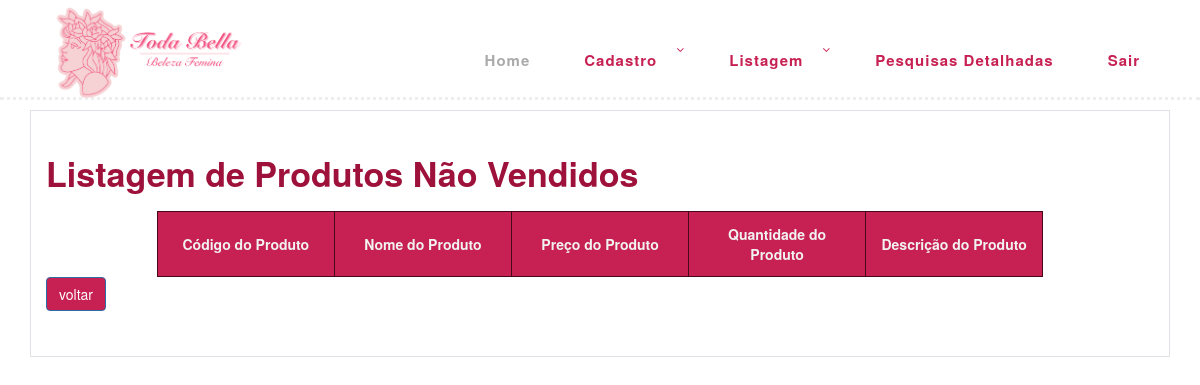
Page /select_ProdutosN.php on the earlier database version.
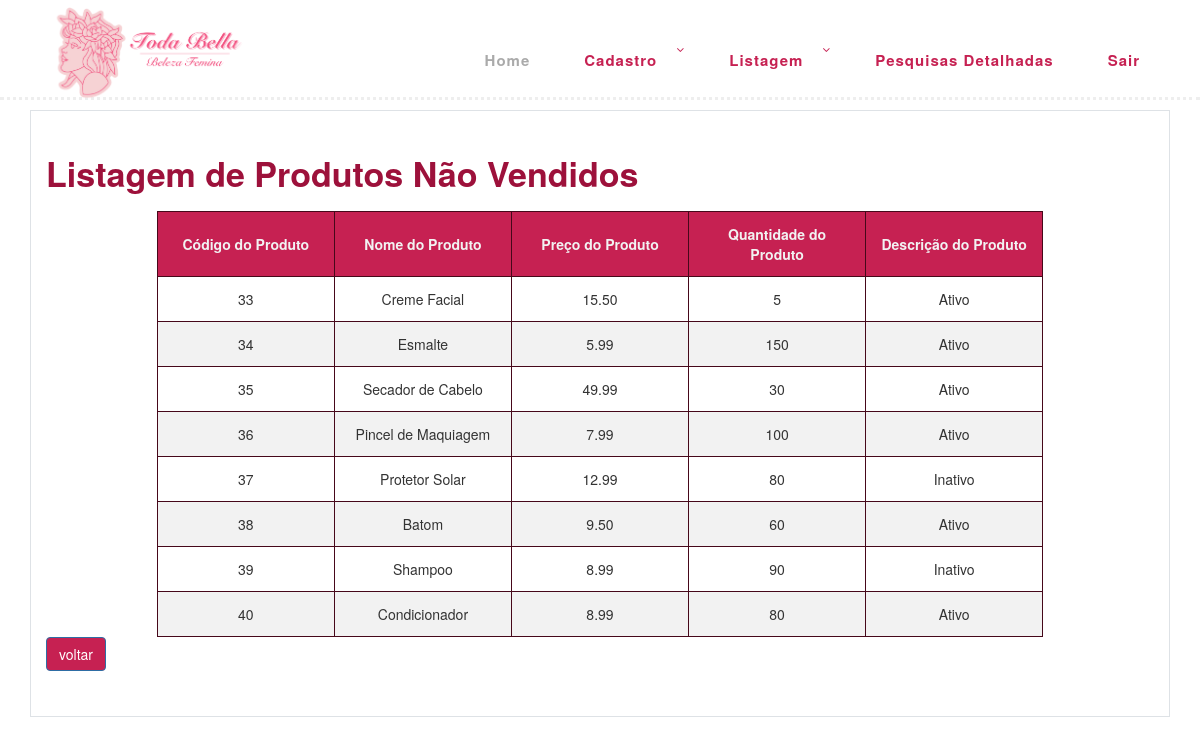
Same page on the later database version.
### tables this page shows
CREATE TABLE
    Produto (
        CodigoProduto INT NOT NULL AUTO_INCREMENT,
        NomeProduto VARCHAR(60) NOT NULL,
        SituacaoProduto ENUM ('Ativo', 'Inativo') NOT NULL,
        PrecoUnitario DECIMAL(10, 2) NOT NULL,
        QuantidadeEstoque INT NOT NULL,
        PRIMARY KEY (CodigoProduto)
    );

### DAO/ProdutoDAO.php (called while the page is built, shortened)
<?php
include_once 'conexao/conexao.php';
class ProdutoDAO
{
    public static function listarProdutosNaoVendidos()
    {
        try {
            $conexao = Conexao::getInstance();
            $sql = "SELECT Produto.NomeProduto, Produto.CodigoProduto, Produto.PrecoUnitario, Produto.QuantidadeEstoque 	, Produto.SituacaoProduto
            FROM Produto
            LEFT JOIN ItemNotaFiscal ON Produto.CodigoProduto = ItemNotaFiscal.CodigoProduto
            WHERE ItemNotaFiscal.CodigoProduto IS NULL";
            $stmt = $conexao->query($sql);
            return $stmt->fetchAll(PDO::FETCH_ASSOC);
        } catch (PDOException $e) {
            echo "Erro ao listar produtos não vendidos: " . $e->getMessage();
            return [];
        }
    }
}
?>

### select_ProdutosN.php (the view, shortened to what this page needs)
<!DOCTYPE html>
<html lang="en">
<head>
    <link rel="stylesheet" type="text/css" href="assets/css/bootstrap.min.css">
    <link rel="stylesheet" type="text/css" href="assets/css/font-awesome.css">
    <link rel="stylesheet" href="assets/css/templatemo-hexashop.css">
    <link rel="stylesheet" href="assets/css/owl-carousel.css">
    <link rel="stylesheet" href="assets/css/lightbox.css">
    <link href="//netdna.bootstrapcdn.com/bootstrap/3.3.6/css/bootstrap.min.css" rel="stylesheet">
    <link rel="stylesheet" href="assets/css/css.css">
</head>
<body>
    <header class="header-area header-sticky sticky-top">
        <div class="container">
            <div class="row">
                <div class="col-12">
                    <nav class="main-nav">
                        <a href="gerenciamento.php" class="logo">
                            <img src="assets/images/logo20.png">
                        </a>
                        <ul class="nav">
                            <li class="scroll-to-section"><a href="#top" class="active">Home</a></li>
                            <li class="submenu">
                                <a href="javascript:;">Cadastro</a>
                            </li>
                            <li class="submenu">
                                <a href="javascript:;">Listagem</a>
                            </li>
                            <li><a href="select.php">Pesquisas detalhadas</a></li>
                            <li><a href="sair.php">Sair</a></li>
                        </ul>
                    </nav>
                </div>
            </div>
        </div>
    </header>
    <br>
    <div class="subscribe">
        <div class="container">
            <div class="row justify-content-center">
                <div class="border p-4">
                    <div class="section-heading">
                        <?php
                        include_once 'DAO/ProdutoDAO.php';
                        $produtosNao = ProdutoDAO::listarProdutosNaoVendidos();
                        ?>
                        <h2>Listagem de Produtos Não Vendidos</h2>
                        <table>
                            <tr>
                                <th>Código do Produto</th>
                                <th>Nome do Produto</th>
                                <th>Preço do Produto</th>
                                <th>Quantidade do Produto</th>
                                <th>Descrição do Produto</th>
                            </tr>
                            <?php foreach ($produtosNao as $produtoNao): ?>
                                <tr>
                                    <td>
                                        <?= $produtoNao['CodigoProduto']; ?>
                                    </td>
                                    <td>
                                        <?= $produtoNao['NomeProduto']; ?>
                                    </td>
                                    <td>
                                        <?= $produtoNao['PrecoUnitario']; ?>
                                    </td>
                                    <td>
                                        <?= $produtoNao['QuantidadeEstoque']; ?>
                                    </td>
                                    <td>
                                        <?= $produtoNao['SituacaoProduto']; ?>
                                    </td>
                                </tr>
                            <?php endforeach; ?>
                        </table>
                        <a href="select.php" class="btn btn-primary " style="background-color: #c62152" href="select.php">voltar</a>
                    </div>
                </div>
            </div>
        </div>
    </div>
</body>
</html>
</body>
</html>

### conexao/conexao.php (shortened to what this page needs)
<html>
    <head>
    </head>
    <body>
    </body>
</html>

### assets/css/templatemo-hexashop.css (style rules this page uses)
html, body, div, span, applet, object, iframe, h1, h2, h3, h4, h5, h6, p, blockquote, div pre, a, abbr, acronym, address, big, cite, code, del, dfn, em, font, img, ins, kbd, q, s, samp, small, strike, strong, sub, sup, tt, var, b, u, i, center, dl, dt, dd, ol, ul, li, figure, header, nav, section, article, aside, footer, figcaption { margin: 0; padding: 0; border: 0; outline: 0; }
ul, li { padding: 0; margin: 0; list-style: none; }
header, nav, section, article, aside, footer, hgroup { display: block; }
* { box-sizing: border-box; }
html, body { font-family: 'Poppins', sans-serif; font-weight: 400; background-color: #fff; font-size: 16px; -ms-text-size-adjust: 100%; -webkit-font-smoothing: antialiased; -moz-osx-font-smoothing: grayscale; }
a { text-decoration: none !important; }
h1, h2, h3, h4, h5, h6 { margin-top: 0px; margin-bottom: 0px; }
ul { margin-bottom: 0px; }
html, body { background: #fff; font-family: 'Poppins', sans-serif; }
.section-heading h2 { font-size: 34px; font-weight: 700; color: #9d113b; }
.header-area { border-bottom: 3px dotted #eee; box-shadow: none; background-color: #fff; position: absolute; top: 0px; left: 0px; right: 0px; z-index: 100; height: 100px; -webkit-transition: all .5s ease 0s; -moz-transition: all .5s ease 0s; -o-transition: all .5s ease 0s; transition: all .5s ease 0s; }
.header-area .main-nav { min-height: 80px; background: transparent; }
.header-area .main-nav .logo { line-height: 100px; color: #fff; font-size: 28px; font-weight: 700; text-transform: uppercase; letter-spacing: 2px; float: left; -webkit-transition: all 0.3s ease 0s; -moz-transition: all 0.3s ease 0s; -o-transition: all 0.3s ease 0s; transition: all 0.3s ease 0s; }
.header-area .main-nav .nav { float: right; margin-top: 30px; margin-right: 0px; background-color: transparent; -webkit-transition: all 0.3s ease 0s; -moz-transition: all 0.3s ease 0s; -o-transition: all 0.3s ease 0s; transition: all 0.3s ease 0s; position: relative; z-index: 999; }
.header-area .main-nav .nav li { padding-left: 15px; padding-right: 15px; }
.header-area .main-nav .nav li:last-child { padding-right: 0px; }
.header-area .main-nav .nav li a { display: block; font-weight: 600; font-size: 15px; color: #c62152; text-transform: capitalize; -webkit-transition: all 0.3s ease 0s; -moz-transition: all 0.3s ease 0s; -o-transition: all 0.3s ease 0s; transition: all 0.3s ease 0s; height: 40px; line-height: 40px; border: transparent; letter-spacing: 1px; }
.header-area .main-nav .nav li a { color: #c62152; }
.header-area .main-nav .nav li:hover a, .header-area .main-nav .nav li a.active { color: #aaa!important; }
.header-area .main-nav .nav li.submenu { position: relative; padding-right: 30px; }
.header-area .main-nav .nav li.submenu:after { font-family: FontAwesome; content: "\f107"; font-size: 12px; color: #c62152; position: absolute; right: 18px; top: 12px; }
.header-area.header-sticky { min-height: 80px; }
.header-area .nav { margin-top: 30px; }
.header-area.header-sticky .nav li a.active { color: #aaa; }
@media (max-width: 1200px) { .header-area .main-nav .nav li { padding-left: 12px; padding-right: 12px; } }
@media (max-width: 1200px) { .header-area .main-nav:before { display: none; } }
@media (min-width: 767px) { .header-area .main-nav .nav { display: flex !important; } }
.subscribe { margin-top: 90px; }
.subscribe .section-heading { margin-bottom: 30px; }
.subscribe .section-heading h2 { line-height: 55px; }

### assets/css/css.css (style rules this page uses)
table { width: 80%; table-layout: fixed; border-collapse: collapse; margin: 0 auto; }
tr:nth-of-type(odd) { background: #f2f2f2; }
th { background: #c62152; color: #f2f2f2; font-weight: 600; }
td, th { padding: 12px; border: 1px solid #46081a; text-align: left; text-align: center }

### select_ProdutosN.php (style rules this page uses)
.logo { align-items: center; }
.logo img { max-height: 95px; max-width: 100%; margin-right: 10px; }

Differences in the rows shown:
added produto: CodigoProduto "33", NomeProduto "Creme Facial", PrecoUnitario "15.50", QuantidadeEstoque "5", SituacaoProduto "Ativo"
added produto: CodigoProduto "34", NomeProduto "Esmalte", PrecoUnitario "5.99", QuantidadeEstoque "150", SituacaoProduto "Ativo"
added produto: CodigoProduto "35", NomeProduto "Secador de Cabelo", PrecoUnitario "49.99", QuantidadeEstoque "30", SituacaoProduto "Ativo"
added produto: CodigoProduto "36", NomeProduto "Pincel de Maquiagem", PrecoUnitario "7.99", QuantidadeEstoque "100", SituacaoProduto "Ativo"
added produto: CodigoProduto "37", NomeProduto "Protetor Solar", PrecoUnitario "12.99", QuantidadeEstoque "80", SituacaoProduto "Inativo"
added produto: CodigoProduto "38", NomeProduto "Batom", PrecoUnitario "9.50", QuantidadeEstoque "60", SituacaoProduto "Ativo"
added produto: CodigoProduto "39", NomeProduto "Shampoo", PrecoUnitario "8.99", QuantidadeEstoque "90", SituacaoProduto "Inativo"
added produto: CodigoProduto "40", NomeProduto "Condicionador", PrecoUnitario "8.99", QuantidadeEstoque "80", SituacaoProduto "Ativo"
